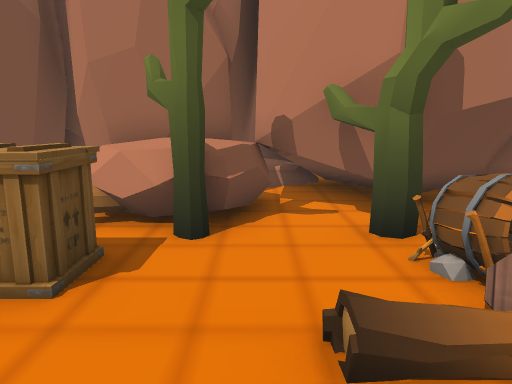
[1] (above)

24 first-person views from a walk through a scene from a Unity 3-D project. The camera is 1.5 m above the floor, tilts 10° down and sees 70° across. The floor is counted in squares, 1 m on a side. Each view is taken from the middle of a square. On the plan, view 1 faces up. The plan holds only what a view shows up to about 16 squares ahead; the rest is blank. The place goes on beyond the plan. The player character is not drawn. Some animated figures are left out. Door leaves are left out, so doorways stand open. Some surface patterns are stand-ins.

[2]
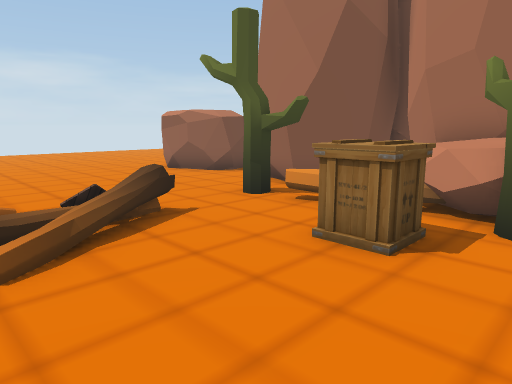

[3]
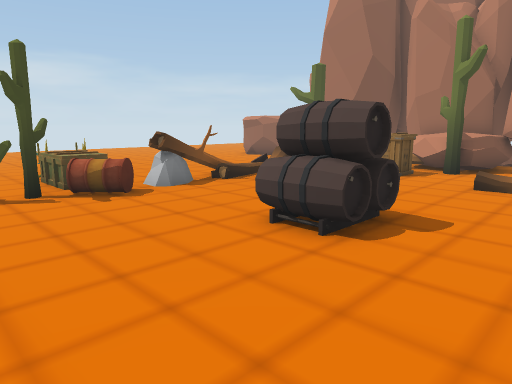

[4]
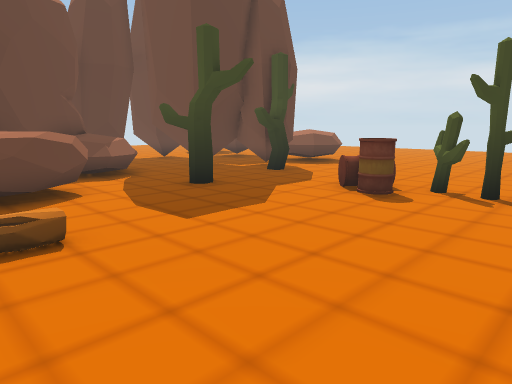

[5]
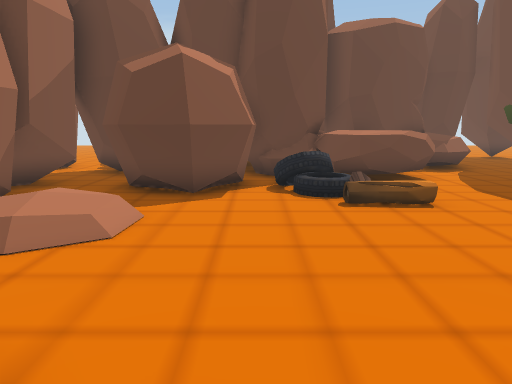

[6]
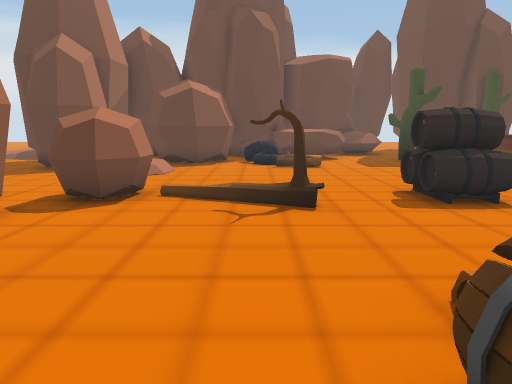

[7]
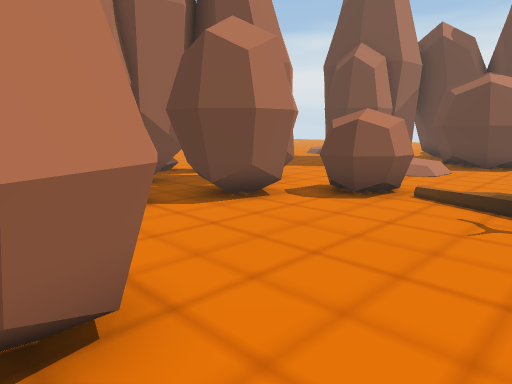

[8]
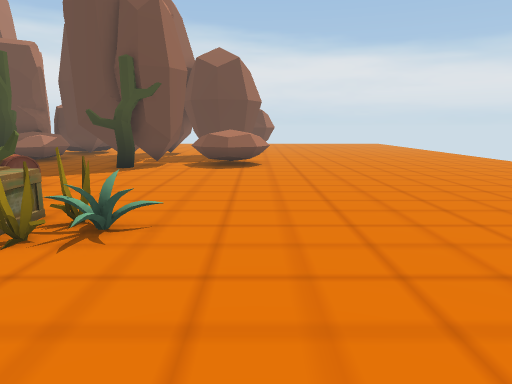

[9]
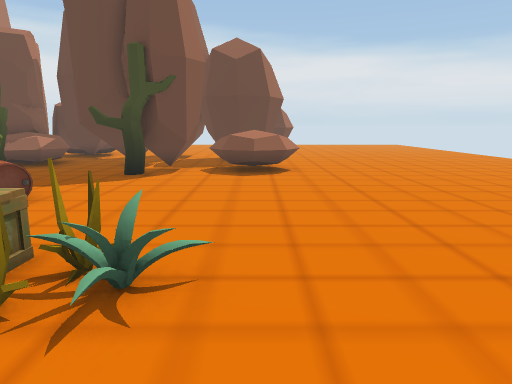

[10]
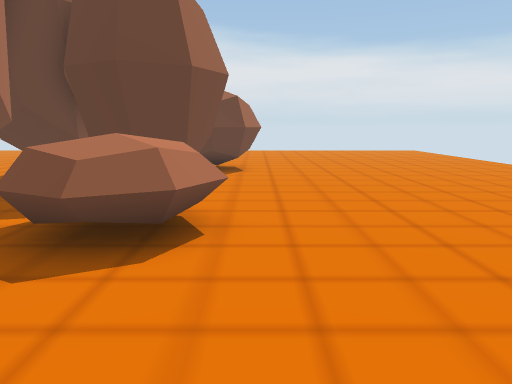

[11]
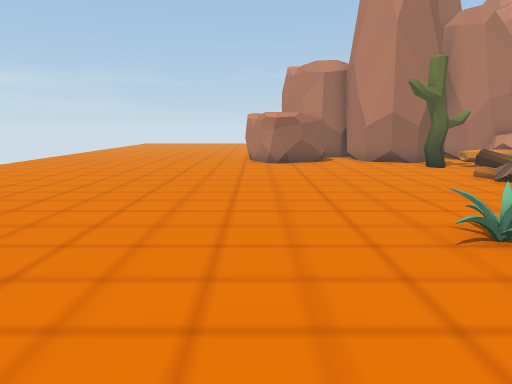

[12]
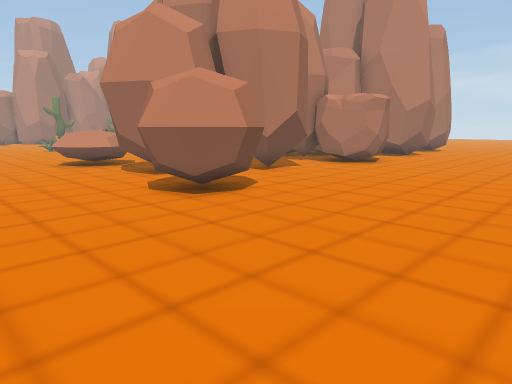

[13]
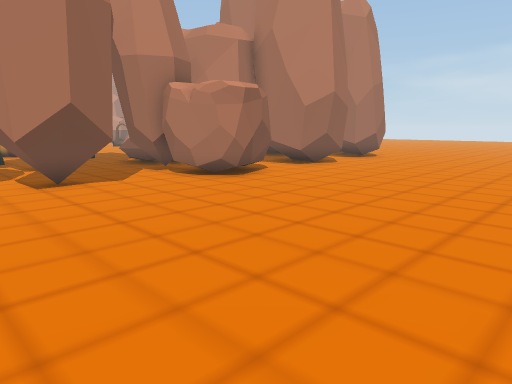

[14]
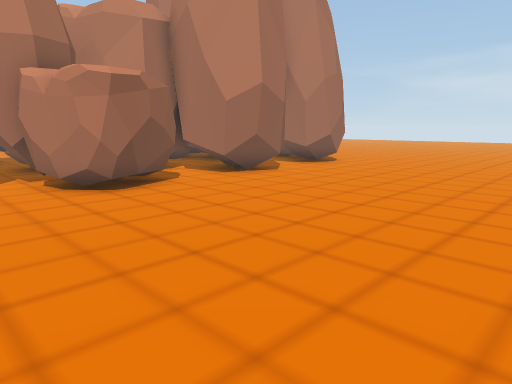

[15]
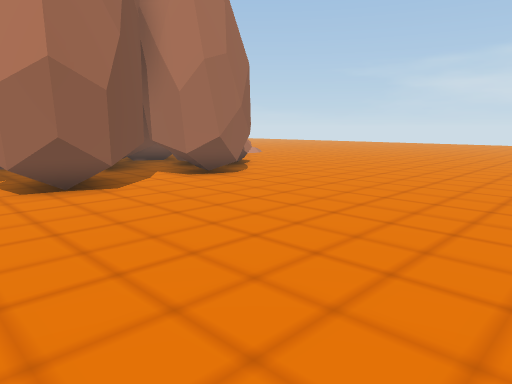

[16]
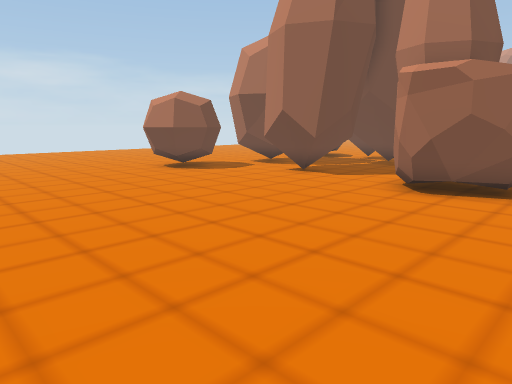

[17]
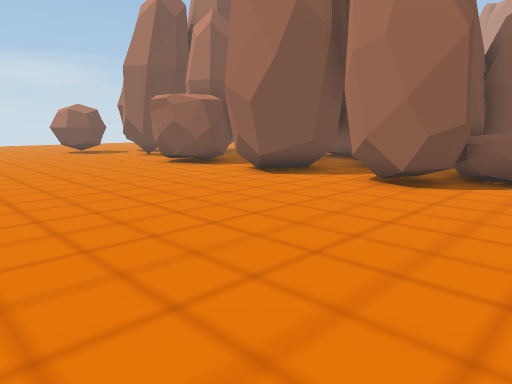

[18]
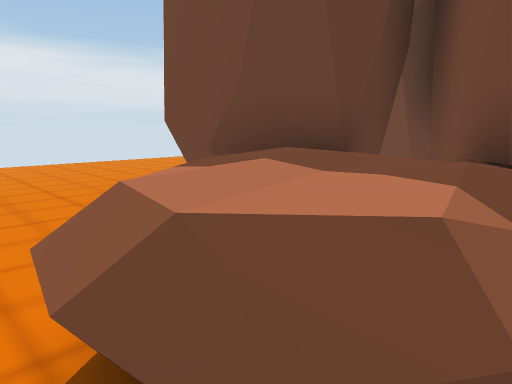

[19]
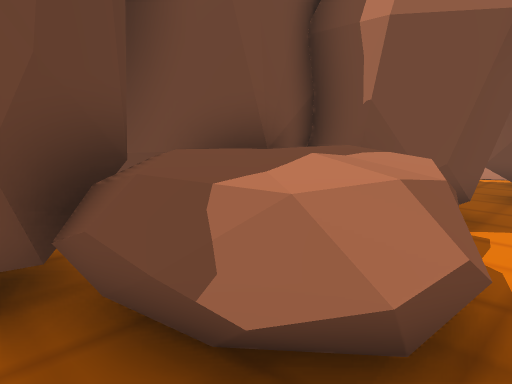

[20]
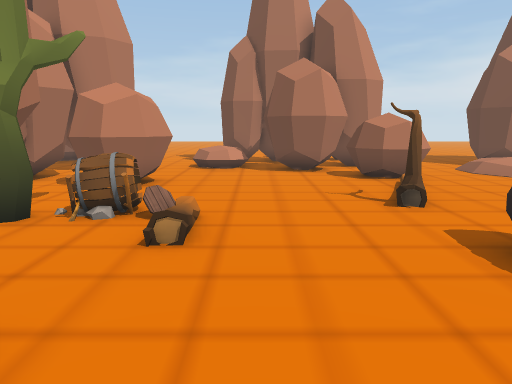

[21]
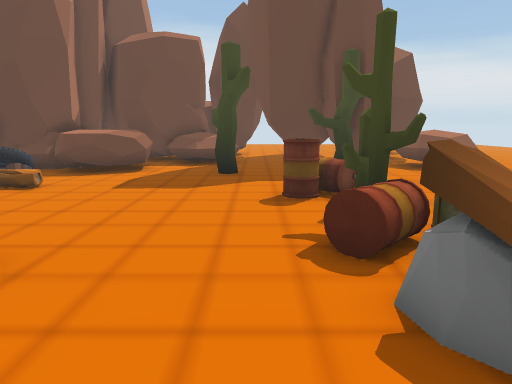

[22]
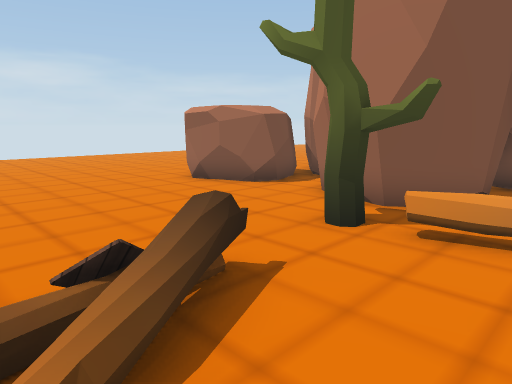

[23]
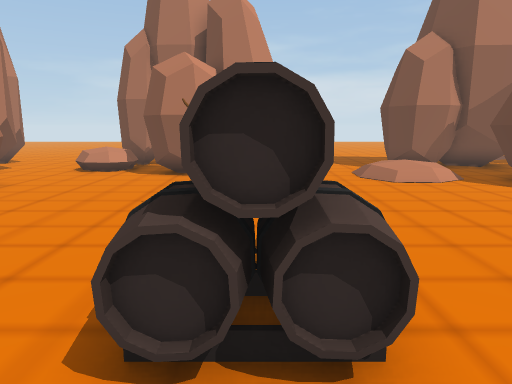

[24]
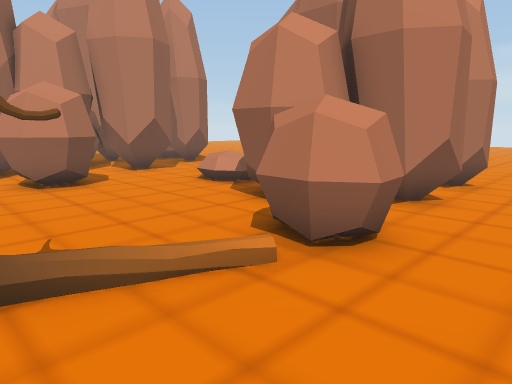

### Floor plan
Key: @ floor where view 1 was taken; # wall or solid block; . main floor; : floor 0.25 m higher than the main floor; + floor 0.5 m higher than the main floor; / step, stairs or slope; D open door; = window, fence, low wall or low ledge; ^ raised ledge; B box; A barrel; P plant; T tire; H thing the floor can be seen under or through; O other object.
Columns run from 17 left of view 1 to 12 right of it. Each row starts with its distance up from view 1.
  8 ...    #.   ### ^###  ##  # .#
  7 ....####.####.#^^########## .#
  6 ..............#^^^O#####..##..
  5 ...........OOOO=O..O..## .....
  4 ..............BB...AA.###.....
  3 ...........O..BB...AA......==
  2 ...........O......//.......=##
  1 ...........OO..............###
  0 .................@.......HH###
 -1 ...........OO............HH
 -2 ...........O....OO..OO..HHH#
 -3 ...........OO...OO....//HH.##
 -4 .......OPBBAA...OO......DH.##
 -5 .......OPBBA............D....
 -6 ...........O............D.....
 -7 ..........OO............//:...
 -8 ...........AA.........../++###
 -9 ...........AA......::......###
-10 ....................//.######
-11 ....................TT##   ##
-12 ..............O...^^#:#     #
-13 .....==#.#OO..O..=^^###
-14 .....^^^###......^  ^ #   #
-15 .....^^^#####..^^=# #     #
-16 ......^...###.=^^####    #####
-17 ......##..###.=##  #     ##^^.
-18 .....####....###   # #  ##^^^.
-19 .....#######.##   ########^^^.
-20 ......######.##  ##########^=.
-21 .....##..###..#  #.########...
-22 ....####..##..####.####.###...
-23 ....####......................
-24 .....##.......................
-25 ..............................
-26  .............................
-27 ..............................
-28 ..............................
-29  .............................
-30 . ..    .....................
-31        . ... ............... .

Positions as (right, up) in squares from view 1, and headings:
1: (0, 0), facing up
2: (0, -1), facing up-left
3: (3, -8), facing up-left
4: (3, -4), facing down-left
5: (5, -2), facing down
6: (4, 5), facing down
7: (3, 5), facing down-right
8: (-12, 1), facing down
9: (-11, -1), facing down
10: (-13, -9), facing down
11: (-13, -9), facing up
12: (-17, -30), facing up-right
13: (-10, -31), facing up-right
14: (-6, -31), facing up-right
15: (0, -31), facing up-right
16: (1, -31), facing up-left
17: (12, -31), facing up-left
18: (12, -17), facing down-left
19: (12, -21), facing up-left
20: (-4, 1), facing right
21: (-4, 0), facing down
22: (-3, 0), facing up-left
23: (-3, -3), facing right
24: (3, -6), facing up-right
